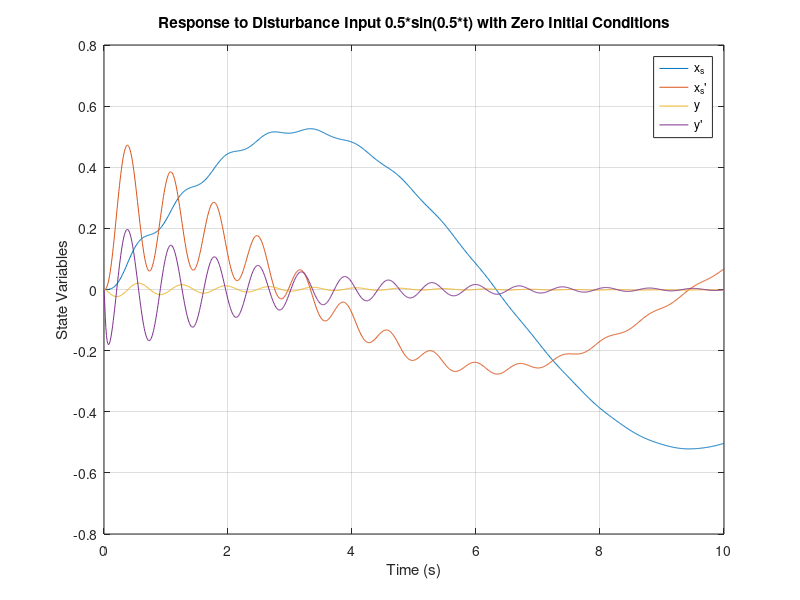
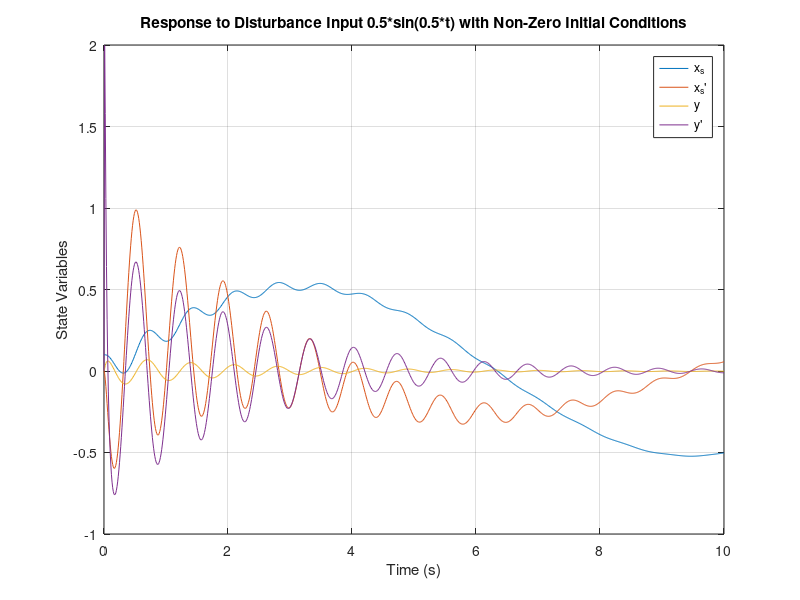

Recreate these plots in MATLAB, in order.
% Define system parameters
M1 = 700;  % kg
M2 = 90;   % kg
k1 = 62000;  % N/m
k2 = 570000;  % N/m
b1 = 500;    % N.s/m
b2 = 22500;  % N.s/m

% Define system matrices
A = [0, 1, 0, 0;
     0, 0, -88.6, -0.7;
     0, 0, 0, 1;
     6333.3, 250, -7110.8, -256.3];
 
B2 = [0;
      0;
      0;
      -k2/M2 - b2/M2];

C = eye(4); % To observe all state variables
D = zeros(4,1);

% Define state-space system
sys = ss(A, B2, C, D);

% Time vector for simulation
t = 0:0.01:10;

% Define disturbance input as 0.5*sin(0.5*t)
disturbance = 0.5 * sin(0.5 * t);

% Response to disturbance input with zero initial conditions
figure;
initial_conditions_zero = [0; 0; 0; 0];
[y_zero, t_zero, x_zero] = lsim(sys, disturbance, t, initial_conditions_zero);
plot(t_zero, x_zero);
title('Response to Disturbance Input 0.5*sin(0.5*t) with Zero Initial Conditions');
xlabel('Time (s)');
ylabel('State Variables');
legend('x_s', 'x_s''', 'y', 'y''');
grid on;

% Response to disturbance input with non-zero initial conditions
figure;
initial_conditions_nonzero = [0.1; 0; 0; 0];  % Example non-zero initial conditions
[y_nonzero, t_nonzero, x_nonzero] = lsim(sys, disturbance, t, initial_conditions_nonzero);
plot(t_nonzero, x_nonzero);
title('Response to Disturbance Input 0.5*sin(0.5*t) with Non-Zero Initial Conditions');
xlabel('Time (s)');
ylabel('State Variables');
legend('x_s', 'x_s''', 'y', 'y''');
grid on;
